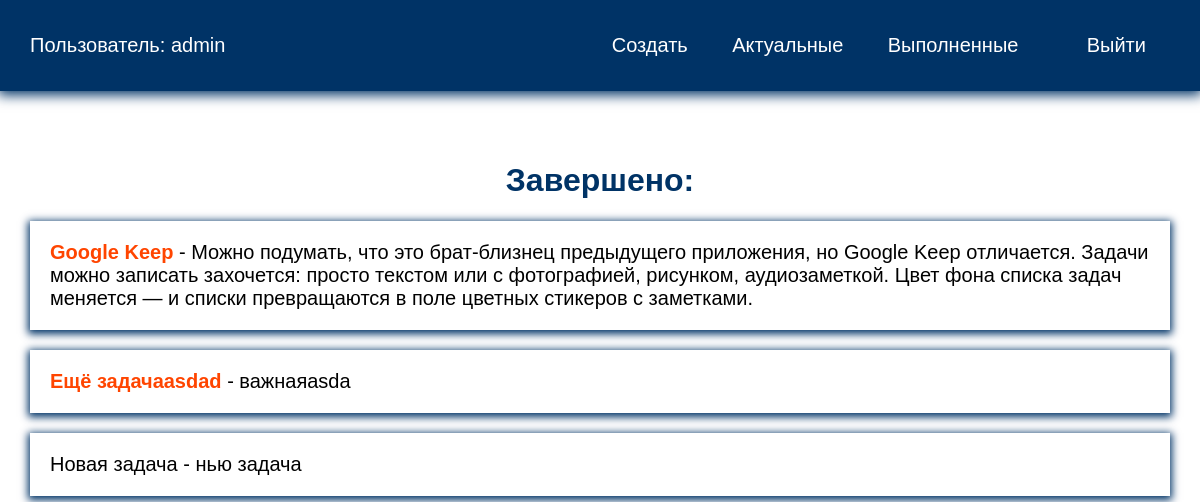
The app's page /completed/ (signed in) with its own data.
### todo/models.py (models this page shows, shortened)
class Todo(models.Model):
    title = models.CharField(max_length=100)
    memo = models.TextField(blank=True)
    created = models.DateTimeField(auto_now_add=True)
    date_completed = models.DateTimeField(blank=True, null=True)
    important = models.BooleanField(default=False)
    user = models.ForeignKey(User, on_delete=models.CASCADE)

### todo/views.py (the view)
# urls.py: path('completed/',views.completetodos,name='completetodos'),
@login_required()
def completetodos(request):
    todos = Todo.objects.filter(user=request.user,date_completed__isnull=False).order_by('-date_completed')
    return render(request,'todo/completetodos.html',{'todos':todos})

### todo/templates/todo/completetodos.html
{% extends 'todo/base.html' %}
{% block content %}
<h1>Завершено: </h1>
<ul>
    {% for todo in todos %}
    <li>
        <a href="#">
        {% if todo.important %}
        <b>{{ todo.title }}</b>
        {% else %}
        {{ todo.title }}
        {% endif %}
        {%if todo.memo%}
        - {{ todo.memo }}
        {% endif %}
        </a>
    </li>
    {% endfor %}
</ul>
{% endblock %}

### todo/templates/todo/base.html (shortened to what this page needs)
<!DOCTYPE html>
{% load static %}
<html lang="en">
<head>
    <link rel="stylesheet" href="{% static 'css/style.css' %}">
</head>
<body>
    <div class="menu">
        <div class="wrap">
            <ul>
                {% if user.is_authenticated %}
                <li class="logo">Пользователь: {{ user.username }}</li>
                <li><a href="{% url 'createtodo' %}">Создать</a></li>
                <li><a href="{% url 'currenttodos' %}">Актуальные</a></li>
                <li><a href="{% url 'completetodos' %}">Выполненные</a></li>
                <li>
                    <form action="{% url 'logoutuser' %}" method="post">
                        <button class="top">Выйти</button>
                    </form>
                </li>
                {% else %}
                <li class="logo"><a href="{% url 'home' %}">UpService</a></li>
                <li><a href="{% url 'signupuser' %}">Зарегестрироваться</a></li>
                <li><a href="{% url 'loginuser' %}">Войти</a></li>
                {% endif %}
            </ul>
        </div>
    </div>
    <div class="content">
        <div class="wrap">
            {% block content %}
            {% endblock %}
        </div>
    </div>
</body>
</html>

### todo/static/css/style.css (style rules this page uses)
body { padding: 0; margin: 0; font-family: Arial, Helvetica, sans-serif; }
.wrap { max-width: 1200px; margin: 0 auto; padding: 10px 30px; box-sizing: border-box; }
.menu { background: #003366; box-shadow: 0 2px 12px 2px #003366; }
ul { list-style: none; padding: 0; }
.menu ul { display: flex; justify-content: space-between; align-items: center; font-size: 20px; }
.menu .logo { margin-right: 30%; color: #fff; }
a { text-decoration: none; }
.menu a { color: #fff; }
.content .wrap { margin-top: 40px; }
h1, h2 { color: #003366; text-align: center; }
.top { padding: 4px 24px; margin-top: 0; background: transparent; border: 0; color: #fff; font-size: 20px; }
.content li { box-shadow: 0 2px 8px 2px #003366; margin-bottom: 20px; font-size: 20px; }
.content a { color: black; display: block; padding: 20px; }
a b { color: orangered; }

### records on screen
Todo: title "Google Keep", memo "Можно подумать, что это брат-близнец предыдущего приложения, но Google Keep отличается. Задачи можно записать захочется: просто текстом или с фотографией, рисунком, аудиозаметкой. Цвет фона списка задач меняется — и списки превращаются в поле цветных стикеров с заметками."
Todo: title "Ещё задачаasdad", memo "важнаяasda"
Todo: title "Новая задача", memo "нью задача"

### other values on screen
{{ user.username }} "admin"
